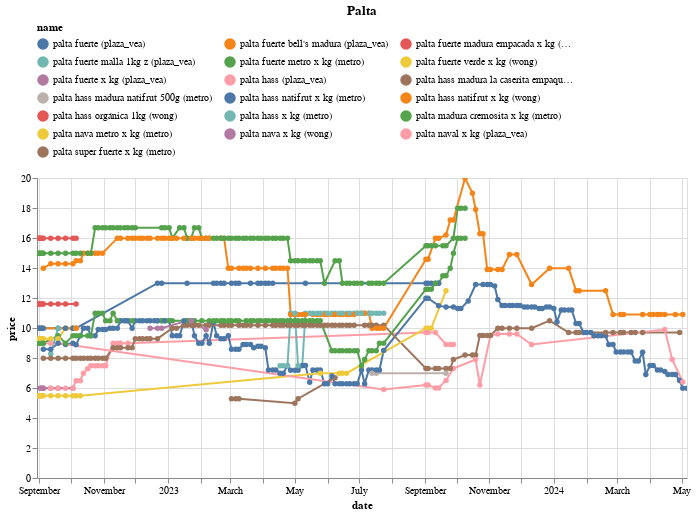

This figure's notebook cell:
### Code cell
(df
 .loc[df.name.isin(names)]
 .pipe(alt.Chart)
 .mark_line(point=True)
 .encode(x='date', y='price', color='name', tooltip=['name','price'])
 .properties(width=650, title='Palta')
 .interactive()
 .configure_legend(orient='top', columns=3)
)

### Figure 1 — Vega-Lite specification as saved in the notebook (floating-point values rounded to 4 significant figures; data arrays with more than 128 entries replaced by an {"elided": "..."} marker saying what was removed)
{"config": {"view": {"continuousWidth": 300, "continuousHeight": 300}, "legend": {"columns": 3, "orient": "top"}}, "data": {"name": "data-c17e822ccc843838f28ce8e52ed905b7"}, "mark": {"type": "line", "point": true}, "encoding": {"color": {"field": "name", "type": "nominal"}, "tooltip": [{"field": "name", "type": "nominal"}, {"field": "price", "type": "quantitative"}], "x": {"field": "date", "type": "temporal"}, "y": {"field": "price", "type": "quantitative"}}, "params": [{"name": "param_14", "select": {"type": "interval", "encodings": ["x", "y"]}, "bind": "scales"}], "title": "Palta", "width": 650, "$schema": "https://vega.github.io/schema/vega-lite/v5.17.0.json", "datasets": {"data-c17e822ccc843838f28ce8e52ed905b7": {"elided": "739 records"}}}
